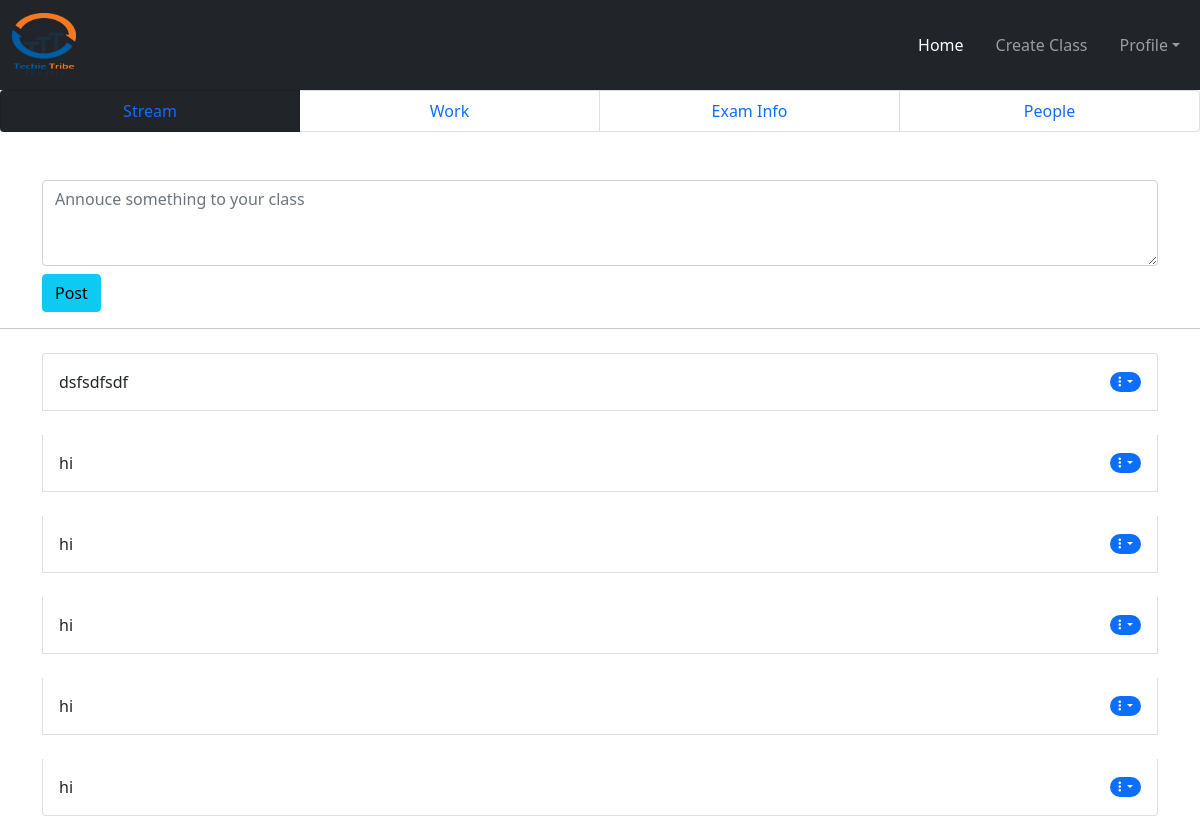
/teacher/classshow/1/ (signed in), run on the app's committed database.
### teacher/models.py (models this page shows)
class Announcement(models.Model):
    user = models.ForeignKey(User, on_delete=models.CASCADE)
    classview = models.ForeignKey(CreateClass, on_delete=models.CASCADE)
    text = models.TextField()

### teacher/views.py (the view, shortened to what this page needs)
# urls.py: path('classshow/<int:id>/', ClassShow.as_view(), name='classshow'),
class ClassShow(View):
    def get(self, request, id):
        if request.user.is_authenticated:
            mainid = id
            classshow = CreateClass.objects.get(pk=id)
            allannouce = Announcement.objects.filter(classview=classshow)[::-1]
            return render(request, 'classview.html', {'classshow': classshow, "mainid": mainid, 'allannouce': allannouce})
        else:
            return redirect("/")

### teacher/templates/classview.html (shortened to what this page needs)
{% extends 'base_teacher.html' %} <br />
{% load static %} <br />
{% block content %}
<link rel="stylesheet" href="{% static 'css/card.css' %}" />
<link
  rel="stylesheet"
  href="https://cdnjs.cloudflare.com/ajax/libs/font-awesome/6.1.1/css/all.min.css"
/>
<ul class="list-group list-group-horizontal col-12">
  <li class="list-group-item col-3 text-center bg-dark text-white">
    <a href="{% url 'classshow' mainid %}">Stream</a>
  </li>
  <li class="list-group-item col-3 text-center">
    <a href="{% url 'addwork' mainid %}">Work</a>
  </li>
  <li class="list-group-item col-3 text-center">
    <a href="{% url 'examview' mainid %}">Exam Info</a>
  </li>
  <li class="list-group-item col-3 text-center"><a href="">People</a></li>
</ul>
<div class="container mt-5">
  <form action="" method="POST" enctype="multipart/form-data">
    <textarea
      name="annouce"
      placeholder="Annouce something to your class"
      id=""
      cols="10"
      rows="3"
      class="form-control"
    ></textarea>
    <div class="mt-2 d-flex">
      <button type="submit" class="btn btn-info">Post</button>
    </div>
  </form>
</div>
<hr />
<div class="container mt-4">
  <div class="list-group">
    {% for ann in allannouce %}
    <li
      class="list-group-item d-flex justify-content-between align-items-center mb-4 p-3"
    >
      {{ann.text}}
      <span class="badge bg-primary rounded-pill"
        ><i
          class="fa-solid fa-ellipsis-vertical dropdown dropdown-toggle"
          id="navbarDropdown"
          data-bs-toggle="dropdown"
        >
        </i>
      </span>
    </li>
    {% endfor %}
  </div>
</div>
{% endblock content %}

### teacher/static/css/form.css (style rules this page uses)
*, *:before, *:after { -webkit-box-sizing: border-box; box-sizing: border-box; }
input, textarea { font-size: 22px; display: block; width: 100%; height: 100%; padding: 5px 10px; background: none; background-image: none; border: 1px solid #a0b3b0; color: #ffffff; border-radius: 0; -webkit-transition: border-color .25s ease, -webkit-box-shadow .25s ease; transition: border-color .25s ease, -webkit-box-shadow .25s ease; transition: border-color .25s ease, box-shadow .25s ease; transition: border-color .25s ease, box-shadow .25s ease, -webkit-box-shadow .25s ease; }
textarea { border: 2px solid #a0b3b0; resize: vertical; }
li { list-style: none; }

### teacher/static/css/card.css (style rules this page uses)
a { text-decoration: none; }
li { list-style: none; }

### data on the page
Announcement: text "dsfsdfsdf"
Announcement: text "hi"
Announcement: text "hi"
Announcement: text "hi"
Announcement: text "hi"
Announcement: text "hi"
